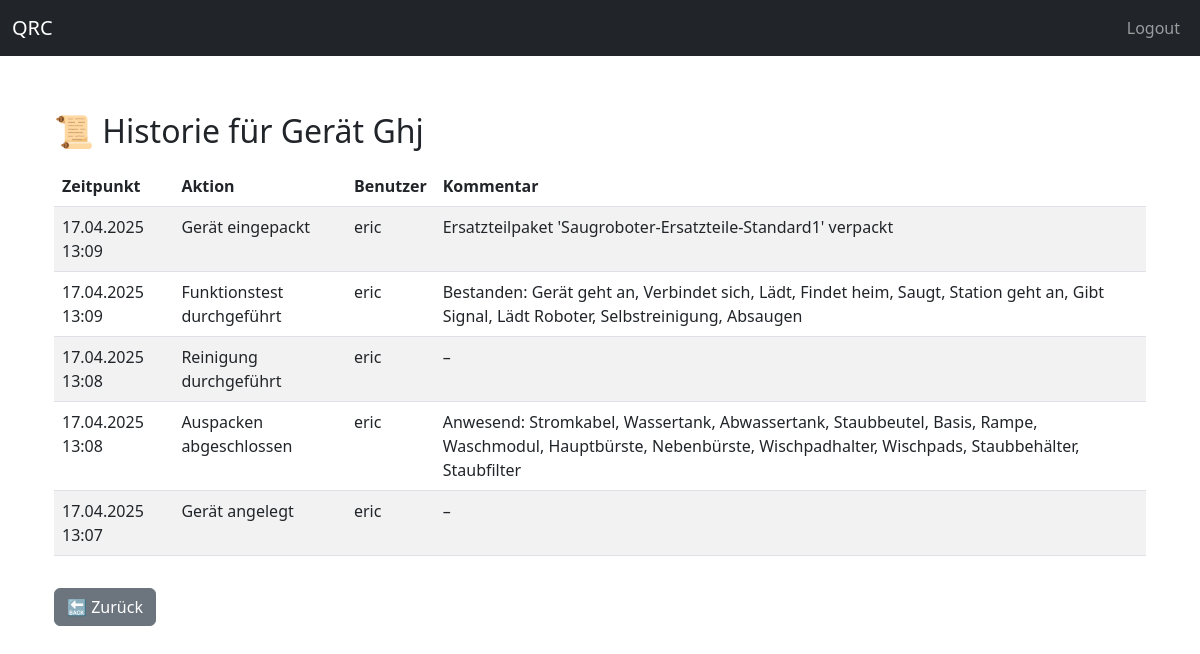
The page /geraete/geraet/Ghj/historie (signed in) on the database its author committed.
### models/geraet_db.py (models this page shows)
class Geraet(db.Model):
    __tablename__ = "geraete"
    id = db.Column(db.Integer, primary_key=True)
    qrcode = db.Column(db.String, unique=True, nullable=False)
    modell_id = db.Column(db.Integer, db.ForeignKey("modell.id"), nullable=False)
    zustand_id = db.Column(db.Integer, db.ForeignKey("zustaende.id"), nullable=False)
    benutzer_id = db.Column(db.Integer, db.ForeignKey("benutzer.id"), nullable=False)
    modell = db.relationship("Modell", back_populates="geraete")
    zustand = db.relationship("Zustand")
    benutzer = db.relationship("Benutzer", backref="geraete")
    historie = db.relationship("Historie", backref="geraet", lazy=True)
    module = db.relationship("Modul", back_populates="geraet", cascade="all, delete-orphan")
    teile = db.relationship("Teil", back_populates="geraet")
    testdurchlaeufe = db.relationship("GeraeteTestDurchlauf", back_populates="geraet", cascade="all, delete-orphan")

### models/historie_db.py (models this page shows)
class Historie(Base):
    __tablename__ = "historie"
    id = Column(Integer, primary_key=True)
    geraet_id = Column(Integer, ForeignKey("geraete.id"), nullable=False)
    benutzer_id = Column(Integer, ForeignKey("benutzer.id"), nullable=False)
    aktion = Column(String, nullable=False)
    zeitpunkt = Column(DateTime, default=datetime.utcnow)
    kommentar = Column(String, nullable=True)  # ✅ hinzugefügt
    benutzer = relationship("Benutzer")

### models/benutzer_db.py (models this page shows, shortened)
class Benutzer(Base, UserMixin):
    __tablename__ = "benutzer"
    id = Column(Integer, primary_key=True)
    name = Column(String, unique=True, nullable=False)
    passwort_hash = Column(String, nullable=False)
    rolle = Column(String(20), nullable=False, default="user")

### app/routes/geraete_routes.py (the view)
@geraete_bp.route("/geraet/<string:qrcode>/historie")
@login_required
def geraet_historie(qrcode):
    geraet = GeraetDB.query.filter_by(qrcode=qrcode).first_or_404()
    historie_eintraege = Historie.query.filter_by(geraet_id=geraet.id).order_by(Historie.zeitpunkt.desc()).all()
    return render_template("historie.html", geraet=geraet, historie=historie_eintraege)

### app/app.py (called while the page is built)
@login_manager.user_loader
def load_user(user_id):
    return Benutzer.query.get(int(user_id))

### app/templates/historie.html
{% extends "base.html" %}
{% block content %}
<div class="container mt-5">
  <h2>📜 Historie für Gerät {{ geraet.qrcode }}</h2>
  {% if historie %}
  <table class="table table-striped mt-3">
    <thead>
      <tr>
        <th>Zeitpunkt</th>
        <th>Aktion</th>
        <th>Benutzer</th>
        <th>Kommentar</th>
      </tr>
    </thead>
    <tbody>
      {% for eintrag in historie %}
      <tr>
        <td>{{ eintrag.zeitpunkt.strftime('%d.%m.%Y %H:%M') }}</td>
        <td>{{ eintrag.aktion }}</td>
        <td>{{ eintrag.benutzer.name }}</td>
        <td>{{ eintrag.kommentar or '–' }}</td>
      </tr>
      {% endfor %}
    </tbody>
  </table>
  {% else %}
    <p>Keine Historie vorhanden.</p>
  {% endif %}
  <a href="{{ url_for('geraete.geraet_seite', qrcode=geraet.qrcode) }}" class="btn btn-secondary mt-3">🔙 Zurück</a>
</div>
{% endblock %}

### app/templates/base.html (style rules this page uses)
body { padding-top: 4rem; }

### rows shown on the page
Geraet: qrcode "Ghj"
Historie: zeitpunkt "17.04.2025 13:09", aktion "Gerät eingepackt", benutzer.name "eric", kommentar "Ersatzteilpaket 'Saugroboter-Ersatzteile-Standard1' verpackt"
Historie: zeitpunkt "17.04.2025 13:09", aktion "Funktionstest durchgeführt", benutzer.name "eric", kommentar "Bestanden: Gerät geht an, Verbindet sich, Lädt, Findet heim, Saugt, Station geht an, Gibt Signal, Lädt Roboter, Selbstreinigung, Absaugen"
Historie: zeitpunkt "17.04.2025 13:08", aktion "Reinigung durchgeführt", benutzer.name "eric", kommentar "–"
Historie: zeitpunkt "17.04.2025 13:08", aktion "Auspacken abgeschlossen", benutzer.name "eric", kommentar "Anwesend: Stromkabel, Wassertank, Abwassertank, Staubbeutel, Basis, Rampe, Waschmodul, Hauptbürste, Nebenbürste, Wischpadhalter, Wischpads, Staubbehälter, Staubfilter"
Historie: zeitpunkt "17.04.2025 13:07", aktion "Gerät angelegt", benutzer.name "eric", kommentar "–"
